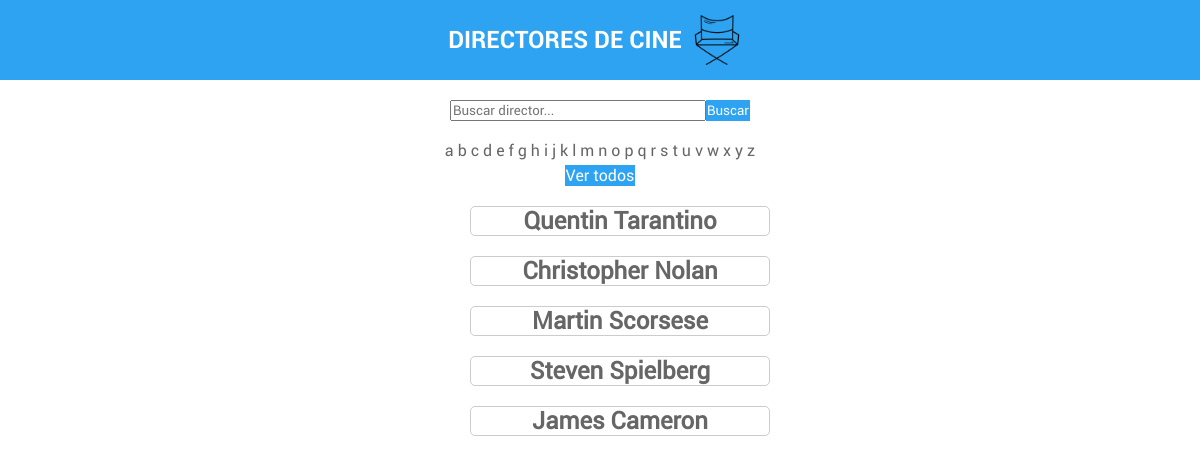
The page / on the database its author committed.
### film_director/models.py (models this page shows, shortened)
class Director(models.Model):
    name = models.CharField(max_length=50, blank=False, null=False)
    last_name = models.CharField(max_length=50, blank=False, null=False)
    birth_date = models.DateField(blank=False, null=False)
    birth_location = models.CharField(max_length=100, blank=False, null=False)
    age = models.CharField(default='Edad', max_length=4)
    facets = models.CharField(default='Director', max_length=100)
    awards = models.CharField(default='Sin premios', max_length=100)
    image = models.ImageField(default='images_movies_project/no_image.png',
                              upload_to='media/img_directors')

### film_director/views.py (the view)
# urls.py: path('', views.index, name='directors_list'),
def index(request, letter=None):
    if letter != None:
        directors = Director.objects.filter(name__istartswith=letter)
    else:
        directors = Director.objects.filter(name__contains=request.GET.get('search', ''))
    context = {
        'directors': directors
    }
    return render(request, 'film_director/directors_list.html', context)

### templates/film_director/directors_list.html (shortened to what this page needs)
{% extends 'layout/base.html' %}
{% block 'content' %}
{% include 'partials/search.html' %}
{% include 'partials/by_initial.html' %}
<span class="btn btn-view-all">
    <a href="{% url 'directors_list' %}" >Ver todos</a>
</span>
<ul >
    {% for director in directors %}
    <li class="box"><h2><a href="{% url 'director_detail' id=director.id %}"> {{ director.name }} {{ director.last_name }}</h2></a></li>
    {% endfor %}
</ul>
{% endblock %}

### static/css/style.css (style rules this page uses)
:root { --color-primary: #2ea3f2; --color-text: #666; --font-main: 'Roboto-bold'; --font-text: 'Roboto-regular'; color: var(--color-text); }
* { margin: 0; box-sizing: border-box; font-family: var(--font-text); }
h1, h2, h3, h4, h5, h6 { font-family: var(--font-main); }
ul { list-style-type: none; }
li { list-style-type: none; }
li a { text-decoration: none; color: var(--color-text); }
a { text-decoration: none; color: var(--color-text); }
.btn { text-align: center; text-decoration: none; }
.btn-view-all { padding: 1px; margin-top: 5px; background-color: var(--color-primary); color: white; border: none; outline: none; box-shadow: none; cursor: pointer; }
.btn-view-all a { text-decoration: none; color: white; }
.box { margin-top: 20px; width: 300px; background-color: none; border: 1px solid #ccc; border-radius: 5px; text-align: center; }

### rows shown on the page
Director: name "Quentin", last_name "Tarantino"
Director: name "Christopher", last_name "Nolan"
Director: name "Martin", last_name "Scorsese"
Director: name "Steven", last_name "Spielberg"
Director: name "James", last_name "Cameron"

### other values the page prints
{{ letter }} "a" "b" "c" "d" "e" "f" "g" "h" "i" "j" "k" "l" "m" "n" "o" "p" "q" "r" "s" "t" "u" "v" "w" "x" "y" "z"
